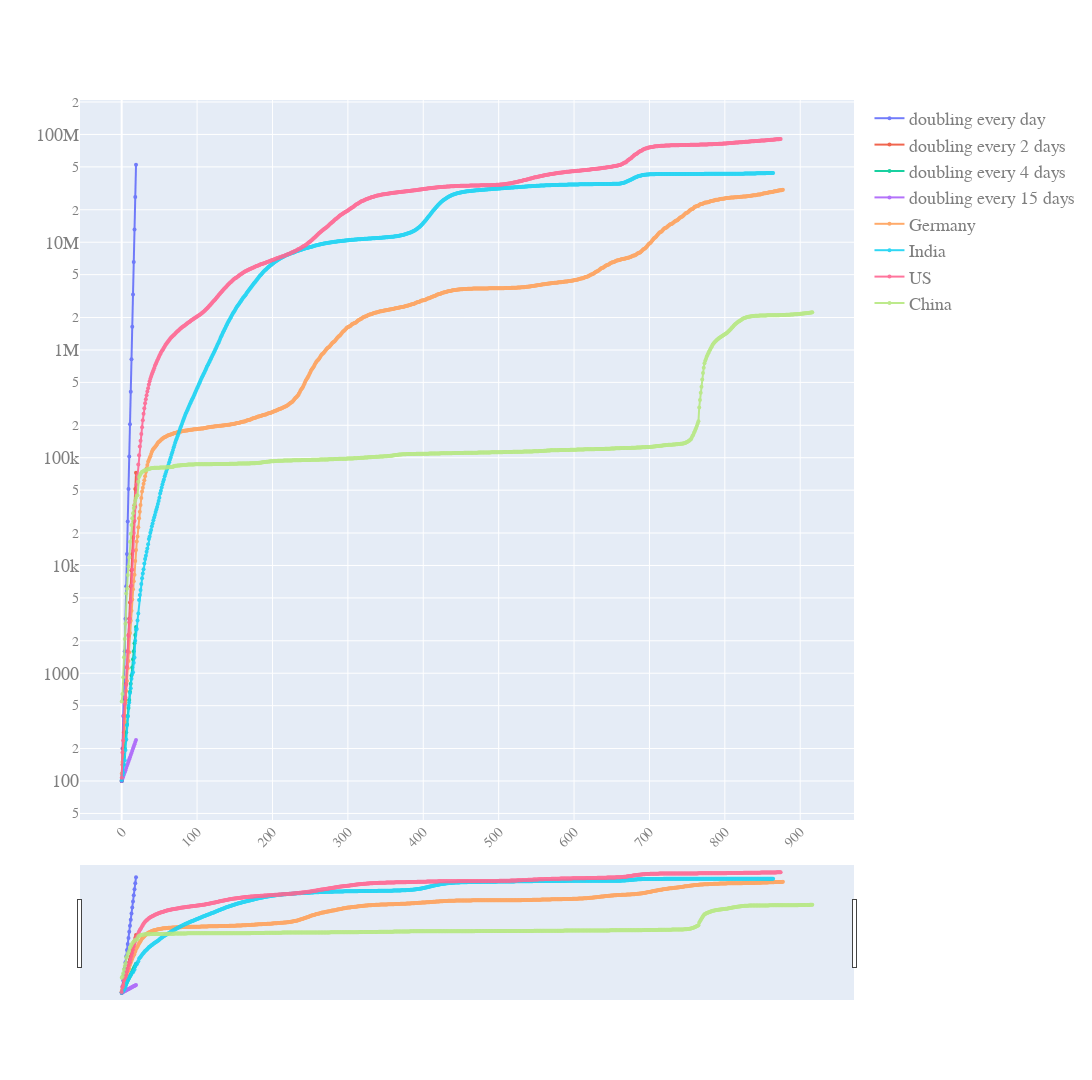

The notebook cell saved with this chart:
### Code cell
quick_plot(pd_sync_timelines_w_slope.date,
          pd_sync_timelines_w_slope.iloc[:,0:8],
          y_scale = 'log',
          slider =True)

### Figure 1 — Plotly figure (JSON) as saved in the notebook; plotly's stock layout.template omitted (floating-point values rounded to 4 significant figures; data arrays with more than 128 entries replaced by an {"elided": "..."} marker saying what was removed)
{"data": [{"line": {"width": 2}, "marker": {"size": 4}, "mode": "markers+lines", "name": "doubling every day", "opacity": 0.9, "type": "scatter", "x": {"elided": "917 int values"}, "y": {"elided": "917 int values"}}, {"line": {"width": 2}, "marker": {"size": 4}, "mode": "markers+lines", "name": "doubling every 2 days", "opacity": 0.9, "type": "scatter", "x": {"elided": "917 int values"}, "y": {"elided": "917 float values"}}, {"line": {"width": 2}, "marker": {"size": 4}, "mode": "markers+lines", "name": "doubling every 4 days", "opacity": 0.9, "type": "scatter", "x": {"elided": "917 int values"}, "y": {"elided": "917 float values"}}, {"line": {"width": 2}, "marker": {"size": 4}, "mode": "markers+lines", "name": "doubling every 15 days", "opacity": 0.9, "type": "scatter", "x": {"elided": "917 int values"}, "y": {"elided": "917 float values"}}, {"line": {"width": 2}, "marker": {"size": 4}, "mode": "markers+lines", "name": "Germany", "opacity": 0.9, "type": "scatter", "x": {"elided": "917 int values"}, "y": {"elided": "917 int values"}}, {"line": {"width": 2}, "marker": {"size": 4}, "mode": "markers+lines", "name": "India", "opacity": 0.9, "type": "scatter", "x": {"elided": "917 int values"}, "y": {"elided": "917 int values"}}, {"line": {"width": 2}, "marker": {"size": 4}, "mode": "markers+lines", "name": "US", "opacity": 0.9, "type": "scatter", "x": {"elided": "917 int values"}, "y": {"elided": "917 int values"}}, {"line": {"width": 2}, "marker": {"size": 4}, "mode": "markers+lines", "name": "China", "opacity": 0.9, "type": "scatter", "x": {"elided": "917 int values"}, "y": {"elided": "917 int values"}}], "layout": {"autosize": true, "font": {"color": "#7f7f7f", "family": "PT Sans, monospace", "size": 18}, "height": 1080, "width": 1920, "xaxis": {"nticks": 20, "rangeslider": {"visible": true}, "tickangle": -45, "tickfont": {"color": "#7f7f7f", "size": 14}}, "yaxis": {"type": "log"}}}
